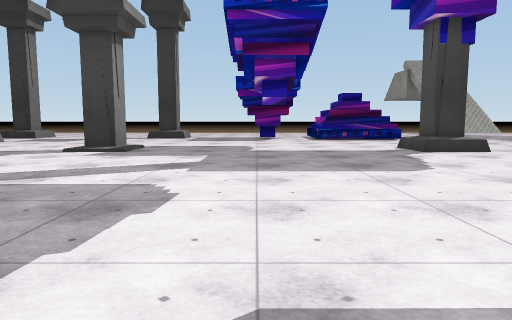
View 1 (above)

24 first-person views from a walk through a Unity game level. The camera is 1.2 m above the floor, tilts 6° down and sees 70° across. The floor is counted in squares, 2 m on a side. Each view is taken from the middle of a square. On the plan, view 1 faces up. The plan holds only what a view shows up to about 10 squares ahead; the rest is blank. The place goes on beyond the plan. The player is left out. Some surface patterns are stand-ins.

View 2
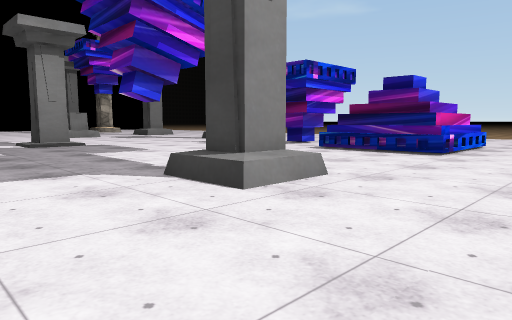

View 3
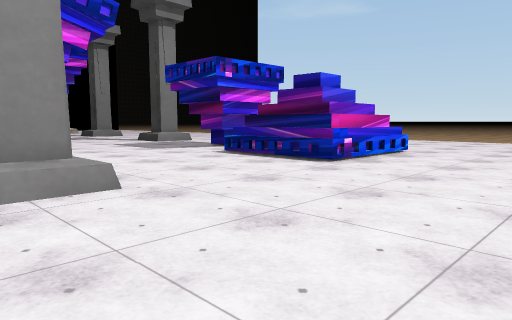

View 4
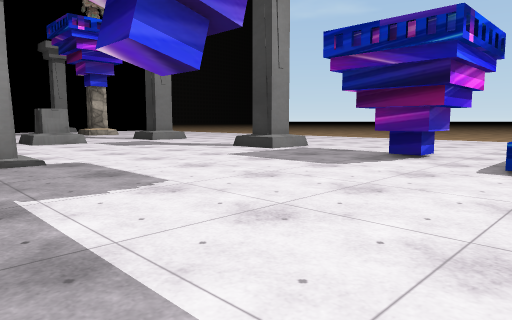

View 5
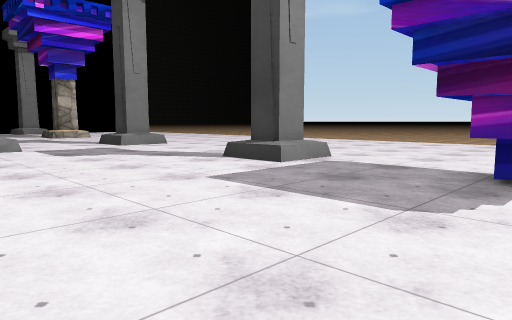

View 6
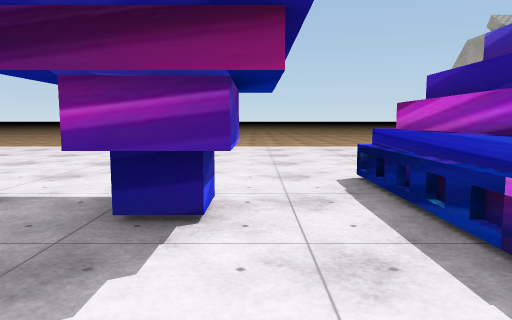

View 7
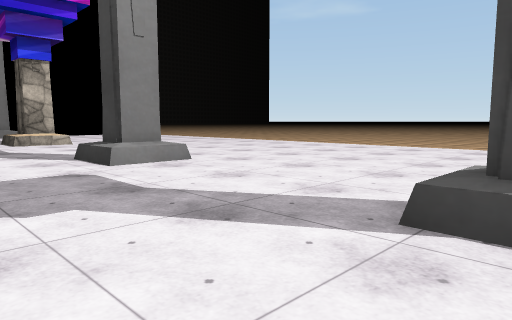

View 8
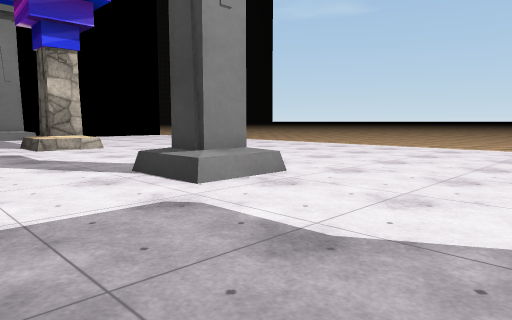

View 9
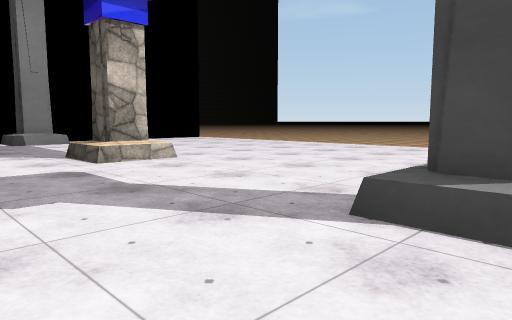

View 10
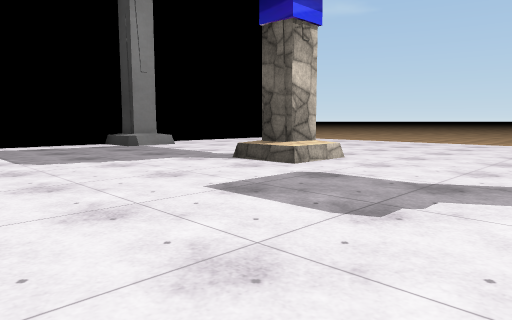

View 11
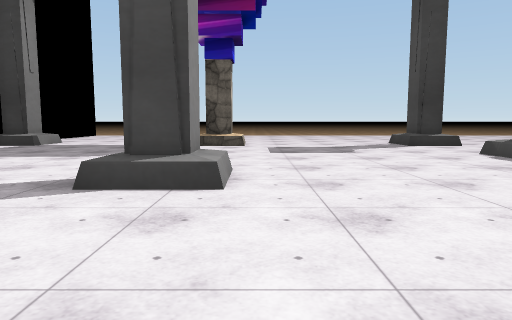

View 12
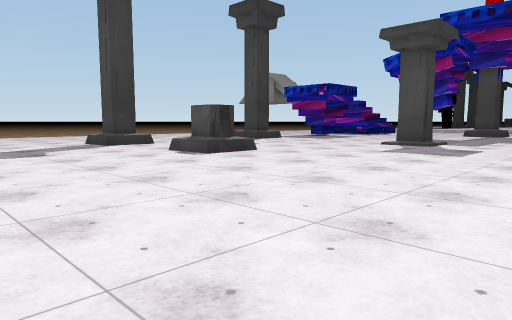

View 13
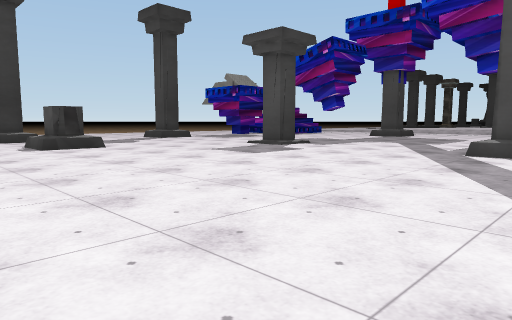

View 14
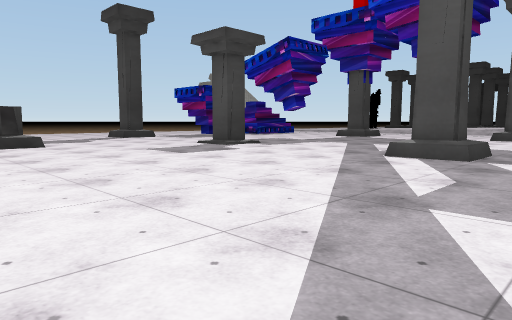

View 15
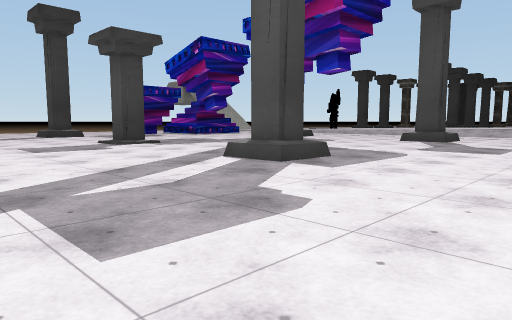

View 16
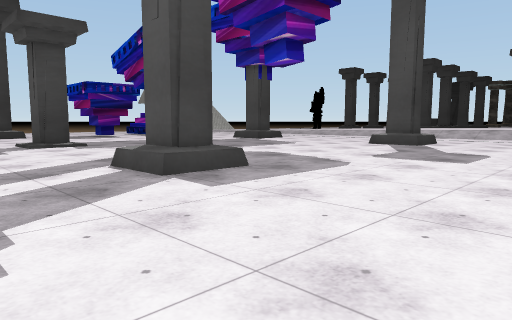

View 17
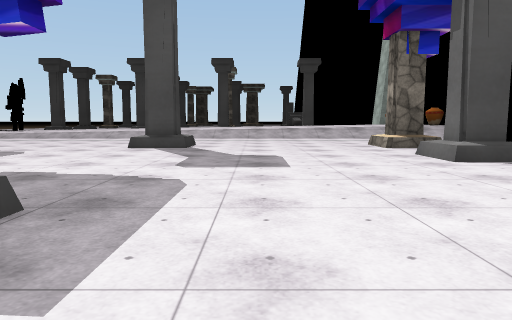

View 18
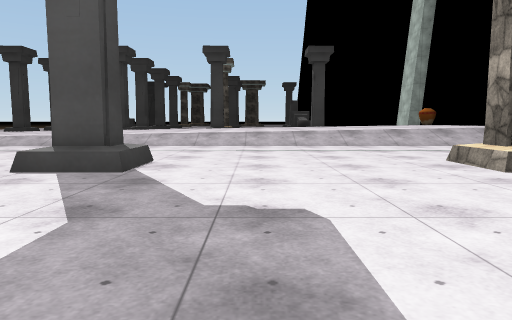

View 19
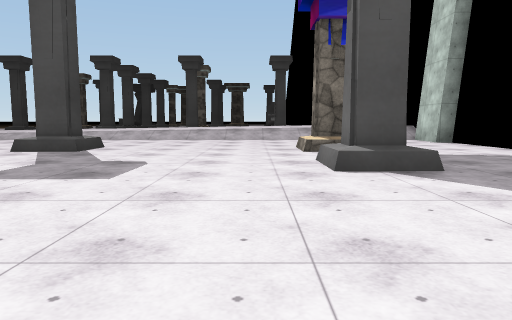

View 20
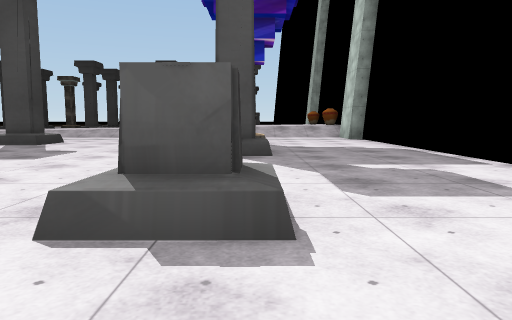

View 21
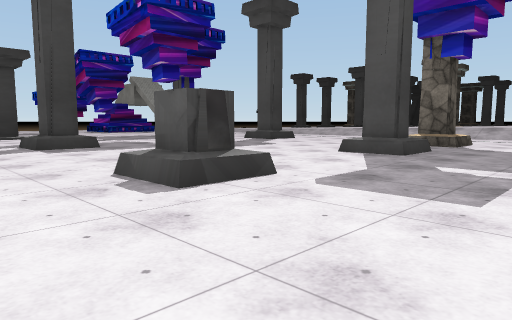

View 22
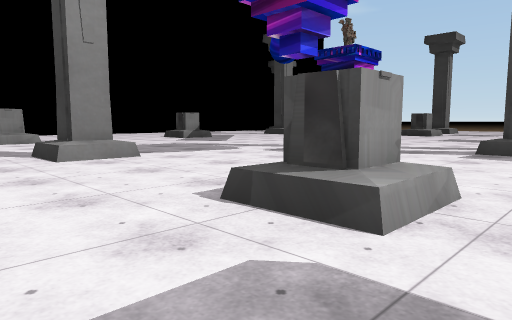

View 23
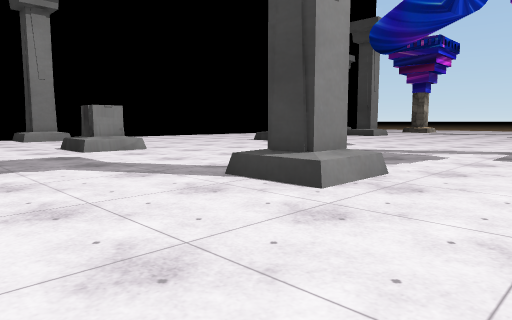

View 24
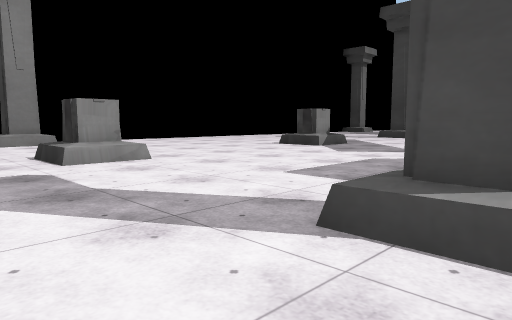

### Floor plan
Key: @ floor where view 1 was taken; # wall or solid block; . main floor; : floor 0.5 m higher than the main floor; / step, stairs or slope; = window, fence, low wall or low ledge; ^ raised ledge; v drop or lower ground; O other object.
Columns run from 20 left of view 1 to 8 right of it. Each row starts with its distance up from view 1.
 20        vvvvvvvvvv v  vvv
 19       .............. ...
 18      ................... ..
 17     .......................
 16     ................... ...
 15   ..................... O...
 14 ##....#....#/....#..OOOOO...
 13 ##.........#/.......OOOOO...
 12  .....................OOO...
 11  ...........................
 10   ..........^.............../
  9    ........................./
  8     ..#..........#......#.../
  7      ......................./
  6      ......................./
  5       ....................../
  4        ....................
  3        ..................
  2       ^..........#......#.../
  1      ......................./
  0     ................@......./
 -1     ......................../
 -2     ......................../
 -3  #.   =.... #...=#...:..:.../
 -4 ##....^....##...//...#..#.../
 -5    .......................
 -6       .....................
 -7            ................

Where each view was taken, in squares from view 1:
view 1: 0 up, 0 right, facing up
view 2: 5 up, 7 right, facing up-left
view 3: 7 up, 8 right, facing up-left
view 4: 7 up, 3 right, facing up-left
view 5: 9 up, 1 right, facing up-left
view 6: 11 up, 1 right, facing up
view 7: 11 up, 3 left, facing up-left
view 8: 11 up, 5 left, facing up-left
view 9: 11 up, 8 left, facing up-left
view 10: 9 up, 10 left, facing up-left
view 11: 4 up, 13 left, facing up
view 12: 4 up, 13 left, facing up-right
view 13: 1 up, 11 left, facing up-right
view 14: 0 up, 10 left, facing up-right
view 15: 2 down, 8 left, facing up-right
view 16: 2 down, 6 left, facing up-right
view 17: 0 up, 5 left, facing right
view 18: 0 up, 1 left, facing right
view 19: 2 down, 4 left, facing right
view 20: 4 down, 6 left, facing right
view 21: 7 down, 6 left, facing up-right
view 22: 6 down, 2 left, facing up-left
view 23: 7 down, 6 left, facing up-left
view 24: 6 down, 8 left, facing up-left
